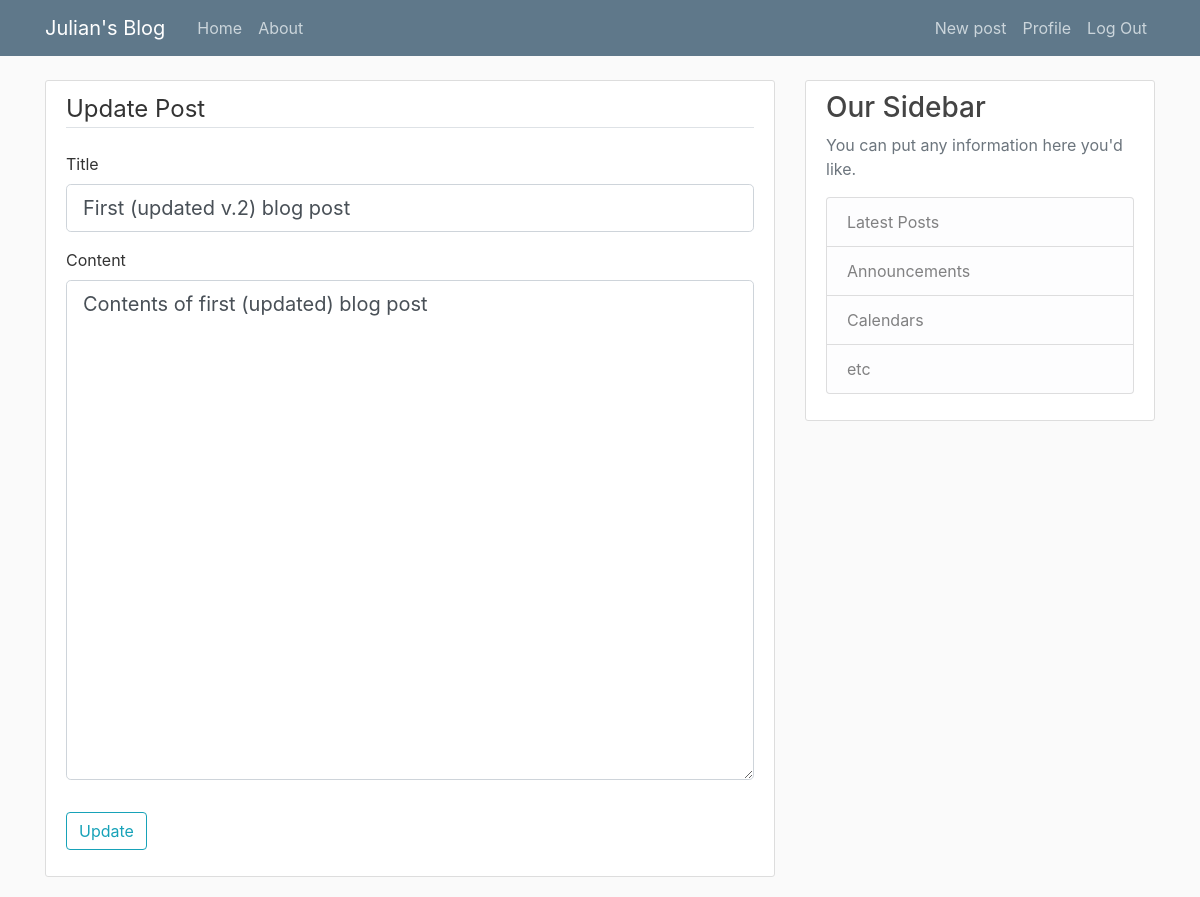
Screenshot of /post/1/update (signed in) with the database file from the repository.
### personal_blog/models.py (models this page shows, shortened)
class Post(db.Model):
    id = db.Column(db.Integer, primary_key=True)
    title = db.Column(db.String(120), nullable=False)
    date_posted = db.Column(db.DateTime, nullable=False, default=datetime.utcnow)
    content = db.Column(db.Text, nullable=False)
    user_id = db.Column(db.Integer, db.ForeignKey('user.id'), nullable=False) #'user' in lowercase because it references the table name

### personal_blog/routes.py (the view)
@app.route("/post/<int:post_id>/update", methods=['GET', 'POST'])
@login_required
def update_post(post_id):
    post = Post.query.get_or_404(post_id)
    if post.author != current_user:
        abort(403) #forbidden route
    form = PostForm()
    form.submit.label.text = 'Update' # submit button has a label of 'Update' in this case
    if form.validate_on_submit():
        post.title = form.title.data
        post.content = form.content.data
        db.session.commit()
        flash('Your post has been updated!', 'success')
        return redirect(url_for('post', post_id=post.id))
    elif request.method == 'GET':
        form.title.data = post.title
        form.content.data = post.content
    return render_template('create_post.html', title='Update Post',
                            form=form, legend='Update Post')

### personal_blog/forms.py
class PostForm(FlaskForm):
    title = StringField('Title', validators=[DataRequired()])
    content = TextAreaField('Content', validators=[DataRequired()])
    submit = SubmitField('Post')

### personal_blog/models.py (called while the page is built)
@login_manager.user_loader
def load_user(user_id):
    return User.query.get(int(user_id))

### personal_blog/templates/create_post.html (shortened to what this page needs)
{% extends "layout.html" %}
{% block content %}
<div class="content-section">
    <form method="POST" action="">
        <fieldset class="form-group">
            <legend class="border-bottom mb-4">{{ legend }}</legend>
            <div class="form-group">
                {{ form.title.label(class="form-control-label") }}
                {% if form.title.errors %}
                    {{ form.title(class="form-control form-control-lg is-invalid") }}
                    <div class="invalid-feedback">
                        {% for error in form.title.errors %}
                            <span>{{ error }}</span>
                        {% endfor %}
                    </div>
                {% else %}
                    {{ form.title(class="form-control form-control-lg") }}
                {% endif %}
            </div>
            <div class="form-group">
                {{ form.content.label(class="form-control-label") }}
                {% if form.content.errors %}
                    {{ form.content(class="form-control form-control-lg is-invalid") }}
                    <div class="invalid-feedback">
                        {% for error in form.content.errors %}
                            <span>{{ error }}</span>
                        {% endfor %}
                    </div>
                {% else %}
                    {{ form.content(class="form-control form-control-lg") }}
                {% endif %}
            </div>
        </fieldset>
        <div class="form-group">
            {{ form.submit(class="btn btn-outline-info") }}
        </div>
    </form>
</div>
{% endblock content %}

### personal_blog/templates/layout.html (shortened to what this page needs)
<!DOCTYPE html>
<html>
    <head>
    <link rel="stylesheet" href="https://stackpath.bootstrapcdn.com/bootstrap/4.3.1/css/bootstrap.min.css">
    <link rel="stylesheet" type="text/css" href="{{ url_for('static', filename='main.css') }}">
    </head>
    <body>
        <header class="site-header">
            <nav class="navbar navbar-expand-md navbar-dark bg-steel fixed-top">
                <div class="container">
                    <a class="navbar-brand mr-4" href="/">Julian's Blog</a>
                    <div class="collapse navbar-collapse" id="navbarToggle">
                        <div class="navbar-nav mr-auto">
                        <a class="nav-item nav-link" href="{{ url_for('home') }}">Home</a>
                        <a class="nav-item nav-link" href="{{ url_for('about') }}">About</a>
                        </div>
                        <div class="navbar-nav">
                        {% if current_user.is_authenticated %}
                            <a class="nav-item nav-link" href="{{ url_for('new_post') }}">New post</a>
                            <a class="nav-item nav-link" href="{{ url_for('account') }}">Profile</a>
                            <a class="nav-item nav-link" href="{{ url_for('logout') }}">Log Out</a>
                        {% else %}
                            <a class="nav-item nav-link" href="{{ url_for('login') }}">Log In</a>
                            <a class="nav-item nav-link" href="{{ url_for('register') }}">Register</a>
                        {% endif %}
                        </div>
                    </div>
                </div>
            </nav>
        </header>
        <main role="main" class="container">
            <div class="row">
                <div class="col-md-8">
                    {% block content %}{% endblock %}
                  </div>
                  <div class="col-md-4">
                    <div class="content-section">
                      <h3>Our Sidebar</h3>
                      <p class='text-muted'>You can put any information here you'd like.
                        <ul class="list-group">
                          <li class="list-group-item list-group-item-light">Latest Posts</li>
                          <li class="list-group-item list-group-item-light">Announcements</li>
                          <li class="list-group-item list-group-item-light">Calendars</li>
                          <li class="list-group-item list-group-item-light">etc</li>
                        </ul>
                      </p>
                    </div>
                </div>
            </div>
        </main>
    </body>
</html>

### personal_blog/static/main.css (style rules this page uses)
body { background: #fafafa; color: #333333; margin-top: 5rem; }
h1, h2, h3, h4, h5, h6 { color: #444444; }
.bg-steel { background-color: #5f788a; }
.site-header .navbar-nav .nav-link { color: #cbd5db; }
.content-section { background: #ffffff; padding: 10px 20px; border: 1px solid #dddddd; border-radius: 3px; margin-bottom: 20px; }
form textarea#content { height: 500px; }

### rows the page displays
Post: title "First (updated v.2) blog post", content "Contents of first (updated) blog post"

### other values shown
{{ legend }} "Update Post"
